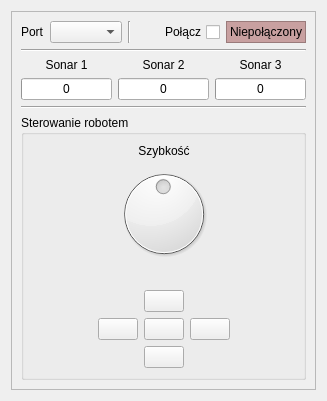
      <widget class="QWidget" name="tab">
       <attribute name="title">
        <string>Robot</string>
       </attribute>
       <layout class="QGridLayout" name="gridLayout_9">
        <item row="0" column="0">
         <layout class="QGridLayout" name="gridLayout_2">
          <item row="0" column="0">
           <widget class="QFrame" name="frame">
            <property name="frameShape">
             <enum>QFrame::StyledPanel</enum>
            </property>
            <property name="frameShadow">
             <enum>QFrame::Raised</enum>
            </property>
            <layout class="QGridLayout" name="gridLayout_6">
             <item row="0" column="0">
              <layout class="QVBoxLayout" name="verticalLayout_3">
               <item>
                <layout class="QHBoxLayout" name="horizontalLayout_2">
                 <item>
                  <layout class="QHBoxLayout" name="horizontalLayout_3">
                   <property name="topMargin">
                    <number>0</number>
                   </property>
                   <property name="bottomMargin">
                    <number>0</number>
                   </property>
                   <item>
                    <widget class="QLabel" name="label_2">
                     <property name="sizePolicy">
                      <sizepolicy hsizetype="Minimum" vsizetype="Preferred">
                       <horstretch>0</horstretch>
                       <verstretch>0</verstretch>
                      </sizepolicy>
                     </property>
                     <property name="minimumSize">
                      <size>
                       <width>0</width>
                       <height>0</height>
                      </size>
                     </property>
                     <property name="maximumSize">
                      <size>
                       <width>42</width>
                       <height>16777215</height>
                      </size>
                     </property>
                     <property name="baseSize">
                      <size>
                       <width>0</width>
                       <height>0</height>
                      </size>
                     </property>
                     <property name="layoutDirection">
                      <enum>Qt::LeftToRight</enum>
                     </property>
                     <property name="text">
                      <string>Port</string>
                     </property>
                     <property name="alignment">
                      <set>Qt::AlignLeading|Qt::AlignLeft|Qt::AlignVCenter</set>
                     </property>
                    </widget>
                   </item>
                   <item>
                    <widget class="QComboBox" name="port">
                     <property name="whatsThis">
                      <string>Wybierz port szeregowy do którego podłączony jest nadajnik radiowy robota</string>
                     </property>
                    </widget>
                   </item>
                  </layout>
                 </item>
                 <item>
                  <widget class="Line" name="line">
                   <property name="orientation">
                    <enum>Qt::Vertical</enum>
                   </property>
                  </widget>
                 </item>
                 <item>
                  <spacer name="horizontalSpacer">
                   <property name="orientation">
                    <enum>Qt::Horizontal</enum>
                   </property>
                   <property name="sizeType">
                    <enum>QSizePolicy::Minimum</enum>
                   </property>
                   <property name="sizeHint" stdset="0">
                    <size>
                     <width>13</width>
                     <height>20</height>
                    </size>
                   </property>
                  </spacer>
                 </item>
                 <item>
                  <widget class="QCheckBox" name="connect">
                   <property name="minimumSize">
                    <size>
                     <width>0</width>
                     <height>0</height>
                    </size>
                   </property>
                   <property name="maximumSize">
                    <size>
                     <width>81</width>
                     <height>16777215</height>
                    </size>
                   </property>
                   <property name="whatsThis">
                    <string>&lt;!DOCTYPE HTML PUBLIC &quot;-//W3C//DTD HTML 4.0//EN&quot; &quot;http://www.w3.org/TR/REC-html40/strict.dtd&quot;&gt;
&lt;html&gt;&lt;head&gt;&lt;meta name=&quot;qrichtext&quot; content=&quot;1&quot; /&gt;&lt;style type=&quot;text/css&quot;&gt;
p, li { white-space: pre-wrap; }
&lt;/style&gt;&lt;/head&gt;&lt;body style=&quot; font-family:'Ubuntu'; font-size:9pt; font-weight:400; font-style:normal;&quot;&gt;
&lt;p style=&quot; margin-top:0px; margin-bottom:0px; margin-left:0px; margin-right:0px; -qt-block-indent:0; text-indent:0px;&quot;&gt;Zaznacz, jeżeli chcesz się połączyć z robotem na wybranym porcie szeregowym.&lt;/p&gt;
&lt;p style=&quot;-qt-paragraph-type:empty; margin-top:0px; margin-bottom:0px; margin-left:0px; margin-right:0px; -qt-block-indent:0; text-indent:0px;&quot;&gt;&lt;/p&gt;
&lt;p style=&quot; margin-top:0px; margin-bottom:0px; margin-left:0px; margin-right:0px; -qt-block-indent:0; text-indent:0px;&quot;&gt;&lt;span style=&quot; font-weight:600;&quot;&gt;Uwaga!&lt;/span&gt;&lt;/p&gt;
&lt;p style=&quot; margin-top:0px; margin-bottom:0px; margin-left:0px; margin-right:0px; -qt-block-indent:0; text-indent:0px;&quot;&gt;Jeżeli w ciągu dwóch sekund nie nastąpi komunikacja z robotem, program automatycznie się rozłączy.&lt;/p&gt;&lt;/body&gt;&lt;/html&gt;</string>
                   </property>
                   <property name="layoutDirection">
                    <enum>Qt::RightToLeft</enum>
                   </property>
                   <property name="autoFillBackground">
                    <bool>false</bool>
                   </property>
                   <property name="text">
                    <string>Połącz</string>
                   </property>
                  </widget>
                 </item>
                 <item>
                  <widget class="QLabel" name="status">
                   <property name="whatsThis">
                    <string>&lt;!DOCTYPE HTML PUBLIC &quot;-//W3C//DTD HTML 4.0//EN&quot; &quot;http://www.w3.org/TR/REC-html40/strict.dtd&quot;&gt;
&lt;html&gt;&lt;head&gt;&lt;meta name=&quot;qrichtext&quot; content=&quot;1&quot; /&gt;&lt;style type=&quot;text/css&quot;&gt;
p, li { white-space: pre-wrap; }
&lt;/style&gt;&lt;/head&gt;&lt;body style=&quot; font-family:'Ubuntu'; font-size:9pt; font-weight:400; font-style:normal;&quot;&gt;
&lt;p style=&quot; margin-top:0px; margin-bottom:0px; margin-left:0px; margin-right:0px; -qt-block-indent:0; text-indent:0px;&quot;&gt;Pole to informuje o aktualnym stanie połączenia z robotem.&lt;/p&gt;
&lt;p style=&quot;-qt-paragraph-type:empty; margin-top:0px; margin-bottom:0px; margin-left:0px; margin-right:0px; -qt-block-indent:0; text-indent:0px;&quot;&gt;&lt;/p&gt;
&lt;p style=&quot; margin-top:0px; margin-bottom:0px; margin-left:0px; margin-right:0px; -qt-block-indent:0; text-indent:0px;&quot;&gt;Kiedy program utrzymuje z robotem komunikację, pole to wyświetla status: &amp;quot;&lt;span style=&quot; font-weight:600;&quot;&gt;Połączony&lt;/span&gt;&amp;quot;.&lt;/p&gt;
&lt;p style=&quot;-qt-paragraph-type:empty; margin-top:0px; margin-bottom:0px; margin-left:0px; margin-right:0px; -qt-block-indent:0; text-indent:0px;&quot;&gt;&lt;/p&gt;
&lt;p style=&quot; margin-top:0px; margin-bottom:0px; margin-left:0px; margin-right:0px; -qt-block-indent:0; text-indent:0px;&quot;&gt;Jeżeli brak połączenia z robotem, pole to wyświetla komunikat: &amp;quot;&lt;span style=&quot; font-weight:600;&quot;&gt;Brak komunikacji&lt;/span&gt;&amp;quot;.&lt;/p&gt;&lt;/body&gt;&lt;/html&gt;</string>
                   </property>
                   <property name="autoFillBackground">
                    <bool>false</bool>
                   </property>
                   <property name="styleSheet">
                    <string notr="true">background: rgb(200, 160, 160);</string>
                   </property>
                   <property name="frameShape">
                    <enum>QFrame::StyledPanel</enum>
                   </property>
                   <property name="frameShadow">
                    <enum>QFrame::Sunken</enum>
                   </property>
                   <property name="lineWidth">
                    <number>1</number>
                   </property>
                   <property name="text">
                    <string>Niepołączony</string>
                   </property>
                  </widget>
                 </item>
                </layout>
               </item>
               <item>
                <widget class="Line" name="line_3">
                 <property name="orientation">
                  <enum>Qt::Horizontal</enum>
                 </property>
                </widget>
               </item>
               <item>
                <layout class="QHBoxLayout" name="horizontalLayout">
                 <property name="topMargin">
                  <number>0</number>
                 </property>
                 <item>
                  <widget class="QLabel" name="label_5">
                   <property name="text">
                    <string>Sonar 1</string>
                   </property>
                   <property name="alignment">
                    <set>Qt::AlignCenter</set>
                   </property>
                  </widget>
                 </item>
                 <item>
                  <widget class="QLabel" name="label_4">
                   <property name="text">
                    <string>Sonar 2</string>
                   </property>
                   <property name="alignment">
                    <set>Qt::AlignCenter</set>
                   </property>
                  </widget>
                 </item>
                 <item>
                  <widget class="QLabel" name="label_3">
                   <property name="text">
                    <string>Sonar 3</string>
                   </property>
                   <property name="alignment">
                    <set>Qt::AlignCenter</set>
                   </property>
                  </widget>
                 </item>
                </layout>
               </item>
               <item>
                <layout class="QHBoxLayout" name="horizontalLayout_4">
                 <item>
                  <widget class="QProgressBar" name="sonar1">
                   <property name="whatsThis">
                    <string>Pokazuje odległość robota od przeszkody w pierwszym sonarze.

Im pasek bliżej prawej krawędzi tym bliżej sonaru.</string>
                   </property>
                   <property name="maximum">
                    <number>255</number>
                   </property>
                   <property name="value">
                    <number>0</number>
                   </property>
                   <property name="format">
                    <string>%p</string>
                   </property>
                  </widget>
                 </item>
                 <item>
                  <widget class="QProgressBar" name="sonar2">
                   <property name="whatsThis">
                    <string>Pokazuje odległość robota od przeszkody w drugim sonarze.

Im pasek bliżej prawej krawędzi tym bliżej sonaru.</string>
                   </property>
                   <property name="maximum">
                    <number>255</number>
                   </property>
                   <property name="value">
                    <number>0</number>
                   </property>
                   <property name="format">
                    <string>%p</string>
                   </property>
                  </widget>
                 </item>
                 <item>
                  <widget class="QProgressBar" name="sonar3">
                   <property name="whatsThis">
                    <string>Pokazuje odległość robota od przeszkody w trzecim sonarze.

Im pasek bliżej prawej krawędzi tym bliżej sonaru.</string>
                   </property>
                   <property name="maximum">
                    <number>255</number>
                   </property>
                   <property name="value">
                    <number>0</number>
                   </property>
                   <property name="format">
                    <string>%p</string>
                   </property>
                  </widget>
                 </item>
                </layout>
               </item>
               <item>
                <widget class="Line" name="line_4">
                 <property name="orientation">
                  <enum>Qt::Horizontal</enum>
                 </property>
                </widget>
               </item>
               <item>
                <widget class="QGroupBox" name="groupBox">
                 <property name="title">
                  <string>Sterowanie robotem</string>
                 </property>
                 <layout class="QGridLayout" name="gridLayout_4">
                  <item row="0" column="2">
                   <spacer name="horizontalSpacer_4">
                    <property name="orientation">
                     <enum>Qt::Horizontal</enum>
                    </property>
                    <property name="sizeHint" stdset="0">
                     <size>
                      <width>40</width>
                      <height>20</height>
                     </size>
                    </property>
                   </spacer>
                  </item>
                  <item row="0" column="0">
                   <spacer name="horizontalSpacer_3">
                    <property name="orientation">
                     <enum>Qt::Horizontal</enum>
                    </property>
                    <property name="sizeHint" stdset="0">
                     <size>
                      <width>40</width>
                      <height>20</height>
                     </size>
                    </property>
                   </spacer>
                  </item>
                  <item row="0" column="1">
                   <layout class="QVBoxLayout" name="verticalLayout_2">
                    <item>
                     <layout class="QVBoxLayout" name="verticalLayout_4">
                      <property name="sizeConstraint">
                       <enum>QLayout::SetMaximumSize</enum>
                      </property>
                      <property name="leftMargin">
                       <number>0</number>
                      </property>
                      <item>
                       <widget class="QLabel" name="label">
                        <property name="text">
                         <string>Szybkość</string>
                        </property>
                        <property name="alignment">
                         <set>Qt::AlignCenter</set>
                        </property>
                       </widget>
                      </item>
                      <item>
                       <widget class="QDial" name="speed">
                        <property name="minimumSize">
                         <size>
                          <width>0</width>
                          <height>64</height>
                         </size>
                        </property>
                        <property name="toolTip">
                         <string>Szybkość robota</string>
                        </property>
                        <property name="minimum">
                         <number>1</number>
                        </property>
                        <property name="maximum">
                         <number>100</number>
                        </property>
                        <property name="sliderPosition">
                         <number>50</number>
                        </property>
                        <property name="orientation">
                         <enum>Qt::Horizontal</enum>
                        </property>
                        <property name="invertedAppearance">
                         <bool>false</bool>
                        </property>
                        <property name="invertedControls">
                         <bool>false</bool>
                        </property>
                        <property name="wrapping">
                         <bool>false</bool>
                        </property>
                        <property name="notchTarget">
                         <double>18.700000000000003</double>
                        </property>
                        <property name="notchesVisible">
                         <bool>false</bool>
                        </property>
                       </widget>
                      </item>
                      <item>
                       <layout class="QGridLayout" name="gridLayout_8">
                        <property name="topMargin">
                         <number>0</number>
                        </property>
                        <item row="0" column="0">
                         <widget class="QLabel" name="labelSpeedPercent">
                          <property name="text">
                           <string/>
                          </property>
                          <property name="alignment">
                           <set>Qt::AlignCenter</set>
                          </property>
                         </widget>
                        </item>
                       </layout>
                      </item>
                     </layout>
                    </item>
                    <item>
                     <layout class="QGridLayout" name="gridLayout_3">
                      <item row="2" column="5">
                       <widget class="QPushButton" name="moveDown">
                        <property name="whatsThis">
                         <string>&lt;!DOCTYPE HTML PUBLIC &quot;-//W3C//DTD HTML 4.0//EN&quot; &quot;http://www.w3.org/TR/REC-html40/strict.dtd&quot;&gt;
&lt;html&gt;&lt;head&gt;&lt;meta name=&quot;qrichtext&quot; content=&quot;1&quot; /&gt;&lt;style type=&quot;text/css&quot;&gt;
p, li { white-space: pre-wrap; }
&lt;/style&gt;&lt;/head&gt;&lt;body style=&quot; font-family:'Ubuntu'; font-size:9pt; font-weight:400; font-style:normal;&quot;&gt;
&lt;p style=&quot; margin-top:0px; margin-bottom:0px; margin-left:0px; margin-right:0px; -qt-block-indent:0; text-indent:0px;&quot;&gt;Uruchamia robota do jazy do tyłu.&lt;/p&gt;
&lt;p style=&quot; margin-top:0px; margin-bottom:0px; margin-left:0px; margin-right:0px; -qt-block-indent:0; text-indent:0px;&quot;&gt;Skrótem na klawiaturze do tego przycisku jest &lt;span style=&quot; font-weight:600;&quot;&gt;strzałka w dół&lt;/span&gt;.&lt;/p&gt;&lt;/body&gt;&lt;/html&gt;</string>
                        </property>
                        <property name="text">
                         <string/>
                        </property>
                        <property name="icon">
                         <iconset resource="mainicons.qrc">
                          <normaloff>:/navicons/Icons/go-down.png</normaloff>:/navicons/Icons/go-down.png</iconset>
                        </property>
                        <property name="iconSize">
                         <size>
                          <width>128</width>
                          <height>128</height>
                         </size>
                        </property>
                        <property name="shortcut">
                         <string>Down</string>
                        </property>
                        <property name="autoRepeat">
                         <bool>true</bool>
                        </property>
                       </widget>
                      </item>
                      <item row="0" column="5">
                       <widget class="QPushButton" name="moveUp">
                        <property name="whatsThis">
                         <string>&lt;!DOCTYPE HTML PUBLIC &quot;-//W3C//DTD HTML 4.0//EN&quot; &quot;http://www.w3.org/TR/REC-html40/strict.dtd&quot;&gt;
&lt;html&gt;&lt;head&gt;&lt;meta name=&quot;qrichtext&quot; content=&quot;1&quot; /&gt;&lt;style type=&quot;text/css&quot;&gt;
p, li { white-space: pre-wrap; }
&lt;/style&gt;&lt;/head&gt;&lt;body style=&quot; font-family:'Ubuntu'; font-size:9pt; font-weight:400; font-style:normal;&quot;&gt;
&lt;p style=&quot; margin-top:0px; margin-bottom:0px; margin-left:0px; margin-right:0px; -qt-block-indent:0; text-indent:0px;&quot;&gt;Uruchamia robota do jazdy do przodu.&lt;/p&gt;
&lt;p style=&quot; margin-top:0px; margin-bottom:0px; margin-left:0px; margin-right:0px; -qt-block-indent:0; text-indent:0px;&quot;&gt;Skrótem na klawiaturze do tego przycisku jest &lt;span style=&quot; font-weight:600;&quot;&gt;strzałka w górę&lt;/span&gt;.&lt;/p&gt;&lt;/body&gt;&lt;/html&gt;</string>
                        </property>
                        <property name="text">
                         <string/>
                        </property>
                        <property name="icon">
                         <iconset resource="mainicons.qrc">
                          <normaloff>:/navicons/Icons/go-up.png</normaloff>:/navicons/Icons/go-up.png</iconset>
                        </property>
                        <property name="iconSize">
                         <size>
                          <width>128</width>
                          <height>128</height>
                         </size>
                        </property>
                        <property name="shortcut">
                         <string>Up</string>
                        </property>
                        <property name="autoRepeat">
                         <bool>true</bool>
                        </property>
                       </widget>
                      </item>
                      <item row="1" column="5">
                       <widget class="QPushButton" name="stop">
                        <property name="whatsThis">
                         <string>&lt;!DOCTYPE HTML PUBLIC &quot;-//W3C//DTD HTML 4.0//EN&quot; &quot;http://www.w3.org/TR/REC-html40/strict.dtd&quot;&gt;
&lt;html&gt;&lt;head&gt;&lt;meta name=&quot;qrichtext&quot; content=&quot;1&quot; /&gt;&lt;style type=&quot;text/css&quot;&gt;
p, li { white-space: pre-wrap; }
&lt;/style&gt;&lt;/head&gt;&lt;body style=&quot; font-family:'Ubuntu'; font-size:9pt; font-weight:400; font-style:normal;&quot;&gt;
&lt;p style=&quot; margin-top:0px; margin-bottom:0px; margin-left:0px; margin-right:0px; -qt-block-indent:0; text-indent:0px;&quot;&gt;Zatrzymuje robota w miejscu.&lt;/p&gt;
&lt;p style=&quot; margin-top:0px; margin-bottom:0px; margin-left:0px; margin-right:0px; -qt-block-indent:0; text-indent:0px;&quot;&gt;Skrótem na klawiaturze do tego przycisku jest &lt;span style=&quot; font-weight:600;&quot;&gt;spacja&lt;/span&gt;.&lt;/p&gt;&lt;/body&gt;&lt;/html&gt;</string>
                        </property>
                        <property name="text">
                         <string/>
                        </property>
                        <property name="icon">
                         <iconset resource="mainicons.qrc">
                          <normaloff>:/navicons/Icons/application-exit.png</normaloff>:/navicons/Icons/application-exit.png</iconset>
                        </property>
                        <property name="iconSize">
                         <size>
                          <width>128</width>
                          <height>128</height>
                         </size>
                        </property>
                        <property name="shortcut">
                         <string>Space</string>
                        </property>
                       </widget>
                      </item>
                      <item row="1" column="0">
                       <widget class="QPushButton" name="moveLeft">
                        <property name="whatsThis">
                         <string>&lt;!DOCTYPE HTML PUBLIC &quot;-//W3C//DTD HTML 4.0//EN&quot; &quot;http://www.w3.org/TR/REC-html40/strict.dtd&quot;&gt;
&lt;html&gt;&lt;head&gt;&lt;meta name=&quot;qrichtext&quot; content=&quot;1&quot; /&gt;&lt;style type=&quot;text/css&quot;&gt;
p, li { white-space: pre-wrap; }
&lt;/style&gt;&lt;/head&gt;&lt;body style=&quot; font-family:'Ubuntu'; font-size:9pt; font-weight:400; font-style:normal;&quot;&gt;
&lt;p style=&quot; margin-top:0px; margin-bottom:0px; margin-left:0px; margin-right:0px; -qt-block-indent:0; text-indent:0px;&quot;&gt;Uruchamia robota do skrętu w lewo.&lt;/p&gt;
&lt;p style=&quot; margin-top:0px; margin-bottom:0px; margin-left:0px; margin-right:0px; -qt-block-indent:0; text-indent:0px;&quot;&gt;Skrótem na klawiaturze do tego przycisku jest &lt;span style=&quot; font-weight:600;&quot;&gt;strzałka w lewo&lt;/span&gt;.&lt;/p&gt;&lt;/body&gt;&lt;/html&gt;</string>
                        </property>
                        <property name="text">
                         <string/>
                        </property>
                        <property name="icon">
                         <iconset resource="mainicons.qrc">
                          <normaloff>:/navicons/Icons/go-previous.png</normaloff>:/navicons/Icons/go-previous.png</iconset>
                        </property>
                        <property name="iconSize">
                         <size>
                          <width>128</width>
                          <height>128</height>
                         </size>
                        </property>
                        <property name="shortcut">
                         <string>Left</string>
                        </property>
                        <property name="checkable">
                         <bool>false</bool>
                        </property>
                        <property name="autoRepeat">
                         <bool>true</bool>
                        </property>
                        <property name="autoExclusive">
                         <bool>false</bool>
                        </property>
                        <property name="autoRepeatDelay">
                         <number>300</number>
                        </property>
                        <property name="autoRepeatInterval">
                         <number>100</number>
                        </property>
                       </widget>
                      </item>
                      <item row="1" column="6">
                       <widget class="QPushButton" name="moveRight">
                        <property name="whatsThis">
                         <string>&lt;!DOCTYPE HTML PUBLIC &quot;-//W3C//DTD HTML 4.0//EN&quot; &quot;http://www.w3.org/TR/REC-html40/strict.dtd&quot;&gt;
&lt;html&gt;&lt;head&gt;&lt;meta name=&quot;qrichtext&quot; content=&quot;1&quot; /&gt;&lt;style type=&quot;text/css&quot;&gt;
p, li { white-space: pre-wrap; }
&lt;/style&gt;&lt;/head&gt;&lt;body style=&quot; font-family:'Ubuntu'; font-size:9pt; font-weight:400; font-style:normal;&quot;&gt;
&lt;p style=&quot; margin-top:0px; margin-bottom:0px; margin-left:0px; margin-right:0px; -qt-block-indent:0; text-indent:0px;&quot;&gt;Uruchamia robota do skrętu w prawo.&lt;/p&gt;
&lt;p style=&quot; margin-top:0px; margin-bottom:0px; margin-left:0px; margin-right:0px; -qt-block-indent:0; text-indent:0px;&quot;&gt;Skrótem na klawiaturze do tego przycisku jest &lt;span style=&quot; font-weight:600;&quot;&gt;strzałka w prawo&lt;/span&gt;.&lt;/p&gt;&lt;/body&gt;&lt;/html&gt;</string>
                        </property>
                        <property name="text">
                         <string/>
                        </property>
                        <property name="icon">
                         <iconset resource="mainicons.qrc">
                          <normaloff>:/navicons/Icons/go-next.png</normaloff>:/navicons/Icons/go-next.png</iconset>
                        </property>
                        <property name="iconSize">
                         <size>
                          <width>128</width>
                          <height>128</height>
                         </size>
                        </property>
                        <property name="shortcut">
                         <string>Right</string>
                        </property>
                        <property name="autoRepeat">
                         <bool>true</bool>
                        </property>
                       </widget>
                      </item>
                     </layout>
                    </item>
                   </layout>
                  </item>
                 </layout>
                </widget>
               </item>
              </layout>
             </item>
            </layout>
           </widget>
          </item>
         </layout>
        </item>
       </layout>
      </widget>
